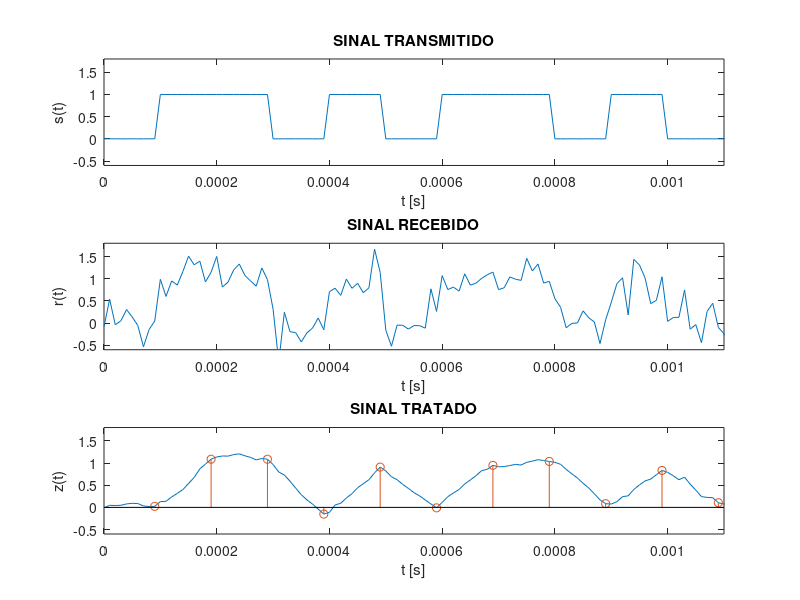

MATLAB code to generate this figure:
%%------------------------------------------------|
% TRANSMISSÃO BINÁRIA - PARTE 1
% Sinalização RZ unipolar (A=1V)
% Canal AWGN (SNR=10dB)
%%------------------------------------------------|
clear all; close all; clc
%%------------------------------------------------|

SNR_dB = 10;
A = 1; % nível de tensão da sinalização
N = 10; % n. de amostras por duração do bit
Rb = 10e3; % taxa de transmissão
Tb = 1/Rb; % duração do bit
fs = N*Rb; % frequência de amostragem
Ts = 1/fs; % tempo de amostragem
t=[0:Ts:1-Ts];

filtro_RZ = ones(1,N);
filtro_RZ_casado = fliplr(filtro_RZ);

info = [0 1 1 0 1 0 1 1 0 1 0 (randn(1,Rb-11)>0)]; % informação binária (11 bits)
info_up = upsample(info,N); % informação super amostrada
sinal_tx = filter(filtro_RZ, 1, info_up)*A; % sinal transmitido (código de linha)
r_t = awgn(sinal_tx, SNR_dB); % sinal recebido
z_t = filter(filtro_RZ_casado,1,r_t)/N;

z_T = z_t(N:N:end);
n = t(N:N:end);

A=A+0.2
figure(1)
subplot(311)
plot(t,sinal_tx)
title('SINAL TRANSMITIDO')
xlim([0 11*Tb])
ylim([-A/2 1.5*A])
xlabel('t [s]') % eixo horizontal
ylabel('s(t)') % eixo vertical
subplot(312)
plot(t,r_t)
title('SINAL RECEBIDO')
xlim([0 11*Tb])
ylim([-A/2 1.5*A])
xlabel('t [s]') % eixo horizontal
ylabel('r(t)') % eixo vertical
subplot(313)
plot(t,z_t)
title('SINAL TRATADO')
xlim([0 11*Tb])
ylim([-A/2 1.5*A])
xlabel('t [s]') % eixo horizontal
ylabel('z(t)') % eixo vertical
hold on
subplot(313)
stem(n,z_T)
